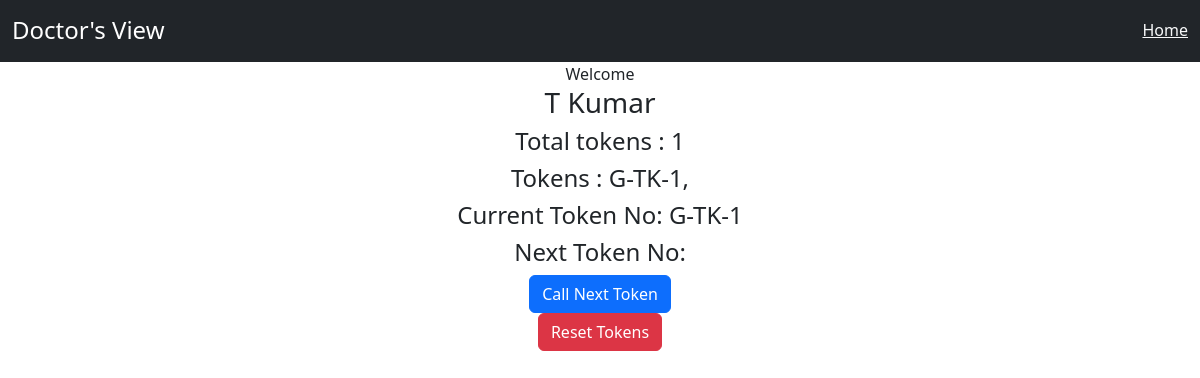
Before: /doctors/current_token/5 with the older database file.
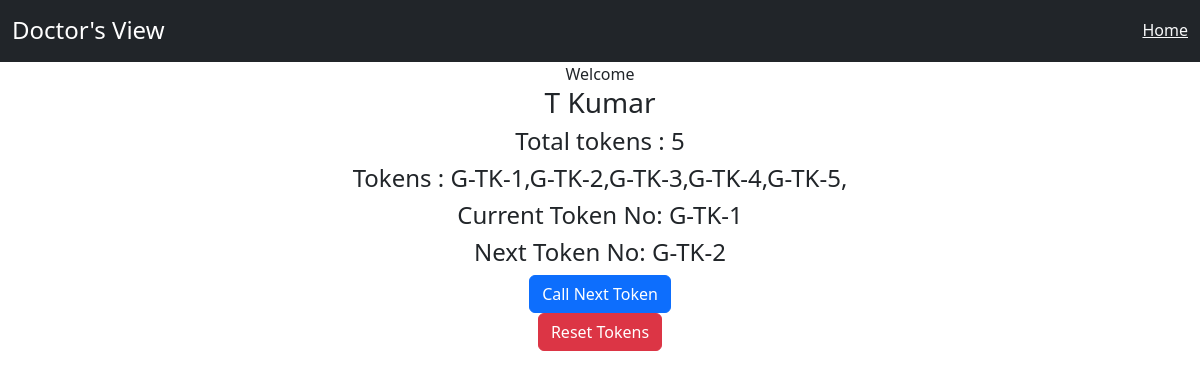
After: the same page with the newer database file.
### vending_machine/models.py (models this page shows, shortened)
class Doctors(models.Model):
    serial_no = models.CharField(max_length=100)
    first_name = models.CharField(max_length=100)
    last_name = models.CharField(max_length=100)
    department = models.ForeignKey(Departments,on_delete=models.CASCADE)
    tokens = models.CharField(max_length=300,blank=True,default="")
    current_token = models.CharField(max_length=10,blank=True,default="")
    next_token = models.CharField(max_length=10,blank=True,default="")
    class Meta:
        verbose_name_plural = "Doctors"

### doctor_app/views.py (the view)
# urls.py: path("current_token/<slug:doctor_id>",views.current_token,name="current_token"),
def current_token(request,doctor_id):
    confirm_doctor = Doctors.objects.get(id=doctor_id)
    doctor_name = confirm_doctor.first_name + " " + confirm_doctor.last_name
    tokens = confirm_doctor.tokens
    token_list = tokens.split(",")
    if len(token_list) > 0:
        current_token = token_list[0]
    confirm_doctor.current_token = current_token
    next_token_index = token_list.index(current_token)
    confirm_doctor.next_token = token_list[next_token_index + 1]
    confirm_doctor.save()
    total_tokens = len(token_list)
    context = {
        "doctor_obj": confirm_doctor,
        "doctor_name": doctor_name,
        "tokens": tokens,
        "current_token":current_token,
        "next_token" : next_token,
        "total_tokens" : total_tokens-1,
    }
    return render(request,"doctor_app/doctor_loggedin.html",context)

### doctor_app/templates/doctor_app/doctor_loggedin.html
{% extends 'doctor_app/base_doctors.html'%}
{% block body %}
<body class="text-center">
    Welcome <h3>{{doctor_name}}</h3>
    <h4>Total tokens : {{total_tokens}}</h4>
    <h4>Tokens : {{tokens}} </h4>
<h4>Current Token No: {{doctor_obj.current_token}}</h4>
<h4>Next Token No: {{doctor_obj.next_token}}</h4>
{% if doctor_obj.current_token == ""%}
<a href="{% url 'current_token' doctor_obj.id %}"  class="btn btn-primary"> Call Next Token</a>  <br>
    {% else %}
<a href="{% url 'next_token' doctor_obj.id doctor_obj.current_token %}"  class="btn btn-primary"> Call Next Token</a>  <br>
    {% endif %}
<a href="{% url 'reset_tokens' doctor_obj.id %}" onclick="return confirm('Are you sure you wnat to reset the tokens?')" class="btn btn-danger"> Reset Tokens</a>
</body>
{% endblock %}

### doctor_app/templates/doctor_app/base_doctors.html (shortened to what this page needs)
<header class="bd-header bg-dark py-3 d-flex align-items-stretch border-bottom border-dark">
  <div class="container-fluid d-flex align-items-center">
    <h1 class="d-flex align-items-center fs-4 text-white mb-0">
      Doctor's View
    </h1>
    <a href="{% url 'home_doc' %}" class="ms-auto link-light" hreflang="ar">Home</a>
  </div>
</header>
<!doctype html>
<html lang="en">
<head>
  <link href="https://cdn.jsdelivr.net/npm/bootstrap@5.3.0-alpha1/dist/css/bootstrap.min.css" rel="stylesheet">
</head>
{% block body %}
{% endblock %}
</html>

Changed rows visible on the page:
changed Doctors "G-TK-1": tokens "G-TK-1," → "G-TK-1,G-TK-2,G-TK-3,G-TK-4,G-TK-5,"; next_token (not shown) → "G-TK-2"
Other visible differences:
{{ total_tokens }}: "1" → "5"
